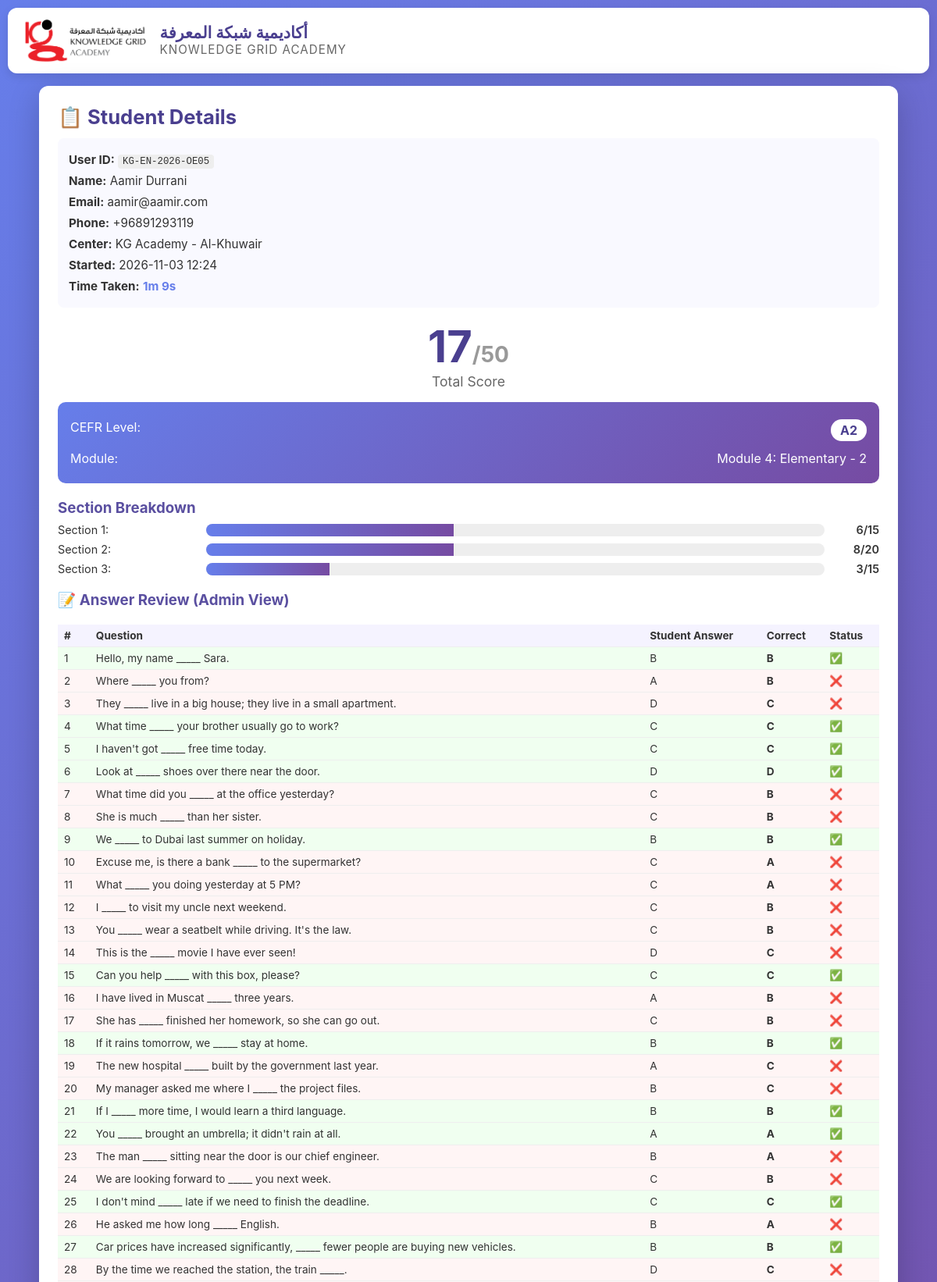
Screenshot of /admin/view/1 (signed in, upper part) with the database file from the repository.
### tables this page shows
CREATE TABLE attempts (
        id INTEGER PRIMARY KEY AUTOINCREMENT, user_id TEXT NOT NULL, user_name TEXT NOT NULL,
        user_email TEXT NOT NULL, user_phone TEXT NOT NULL, center TEXT NOT NULL,
        total_score INTEGER NOT NULL, cefr_level TEXT NOT NULL, module_assigned TEXT NOT NULL,
        section1_score INTEGER, section2_score INTEGER, section3_score INTEGER,
        answers TEXT, enrolled INTEGER DEFAULT 0, started_at TIMESTAMP, time_taken_seconds INTEGER,
        completed_at TIMESTAMP DEFAULT CURRENT_TIMESTAMP);

CREATE TABLE questions (
        id INTEGER PRIMARY KEY, section INTEGER NOT NULL, question_number INTEGER NOT NULL,
        question_text TEXT NOT NULL, option_a TEXT NOT NULL, option_b TEXT NOT NULL,
        option_c TEXT NOT NULL, option_d TEXT NOT NULL, correct_answer TEXT NOT NULL);

### app.py (the view)
@app.route("/admin/view/<int:attempt_id>")
@admin_required
def view_attempt(attempt_id):
    conn = get_db()
    attempt = conn.execute("SELECT * FROM attempts WHERE id=?", (attempt_id,)).fetchone()
    conn.close()
    if not attempt: return redirect(url_for("admin"))
    answers = json.loads(attempt["answers"]) if attempt["answers"] else {}
    review = []
    for q in get_questions():
        qid = str(q["question_number"])
        user_ans = answers.get(qid, "-")
        review.append({"number": q["question_number"], "text": q["question_text"], "user_answer": user_ans, "correct_answer": q["correct_answer"], "is_correct": user_ans == q["correct_answer"]})
    return render_template("admin_view.html", attempt=dict(attempt), review=review)

### app.py (called while the page is built)
def get_db():
    conn = sqlite3.connect(DB_PATH)
    conn.row_factory = sqlite3.Row
    return conn

def get_questions():
    conn = get_db()
    rows = conn.execute("SELECT * FROM questions ORDER BY question_number").fetchall()
    conn.close()
    return [dict(r) for r in rows]

@app.template_filter('format_time')
def format_time_filter(seconds):
    if not seconds: return "-"
    m, s = divmod(int(seconds), 60)
    h, m = divmod(m, 60)
    return f"{h}h {m}m" if h > 0 else f"{m}m {s}s"

def admin_required(f):
    from functools import wraps
    @wraps(f)
    def decorated(*args, **kwargs):
        if "admin_email" not in session: return redirect(url_for("admin_login"))
        return f(*args, **kwargs)
    return decorated

### templates/admin_view.html (shortened to what this page needs)
{% extends "base.html" %}
{% block content %}
<div class="card">
    <h1>📋 Student Details</h1>
    <div class="student-info">
        <div class="info-row"><strong>User ID:</strong> <code>{{ attempt.user_id }}</code></div>
        <div class="info-row"><strong>Name:</strong> {{ attempt.user_name }}</div>
        <div class="info-row"><strong>Email:</strong> {{ attempt.user_email }}</div>
        <div class="info-row"><strong>Phone:</strong> {{ attempt.user_phone }}</div>
        <div class="info-row"><strong>Center:</strong> {{ attempt.center }}</div>
        <div class="info-row"><strong>Started:</strong> {{ attempt.started_at[:16].replace('T', ' ') }}</div>
        <div class="info-row"><strong>Time Taken:</strong> <span style="color:#667eea; font-weight:bold;">{{ attempt.time_taken_seconds | format_time }}</span></div>
    </div>
    <div class="score-display">
        <div class="big-score">{{ attempt.total_score }}<span>/50</span></div>
        <div class="score-label">Total Score</div>
    </div>
    <div class="level-box">
        <div class="level-row"><span class="label">CEFR Level:</span><span class="value level-badge">{{ attempt.cefr_level }}</span></div>
        <div class="level-row"><span class="label">Module:</span><span class="value">{{ attempt.module_assigned }}</span></div>
    </div>
    <div class="section-scores">
        <h3>Section Breakdown</h3>
        <div class="bar-group"><span>Section 1:</span><div class="bar"><div class="fill" style="width: {{ (attempt.section1_score/15)*100 }}%"></div></div><span class="num">{{ attempt.section1_score }}/15</span></div>
        <div class="bar-group"><span>Section 2:</span><div class="bar"><div class="fill" style="width: {{ (attempt.section2_score/20)*100 }}%"></div></div><span class="num">{{ attempt.section2_score }}/20</span></div>
        <div class="bar-group"><span>Section 3:</span><div class="bar"><div class="fill" style="width: {{ (attempt.section3_score/15)*100 }}%"></div></div><span class="num">{{ attempt.section3_score }}/15</span></div>
    </div>
    <h3>📝 Answer Review (Admin View)</h3>
    <div class="table-scroll">
        <table class="review-table">
            <thead><tr><th>#</th><th>Question</th><th>Student Answer</th><th>Correct</th><th>Status</th></tr></thead>
            <tbody>
                {% for r in review %}
                <tr class="{{ 'correct' if r.is_correct else 'wrong' }}">
                    <td>{{ r.number }}</td>
                    <td>{{ r.text }}</td>
                    <td>{{ r.user_answer if r.user_answer != '-' else '—' }}</td>
                    <td><strong>{{ r.correct_answer }}</strong></td>
                    <td>{{ '✅' if r.is_correct else '❌' }}</td>
                </tr>
                {% endfor %}
            </tbody>
        </table>
    </div>
</div>
{% endblock %}

### static/style.css (style rules this page uses)
* { box-sizing: border-box; margin: 0; padding: 0; }
body { font-family: -apple-system, BlinkMacSystemFont, "Segoe UI", Roboto, sans-serif; background: linear-gradient(135deg, #667eea 0%, #764ba2 100%); min-height: 100vh; padding: 10px; color: #333; }
.card { background: #fff; border-radius: 12px; padding: 24px; box-shadow: 0 10px 40px rgba(0,0,0,0.2); margin-bottom: 20px; }
h1 { color: #4a3f8f; margin-bottom: 12px; font-size: 1.6em; }
h3 { color: #5a4fa0; margin: 8px 0; }
.score-display { text-align: center; margin: 16px 0; }
.big-score { font-size: 3.5em; font-weight: 700; color: #4a3f8f; }
.big-score span { font-size: 0.5em; color: #999; }
.score-label { font-size: 1.1em; color: #666; }
.level-box { background: linear-gradient(135deg, #667eea, #764ba2); color: #fff; padding: 16px; border-radius: 10px; margin: 16px 0; }
.level-row { display: flex; justify-content: space-between; padding: 6px 0; font-size: 1em; flex-wrap: wrap; }
.level-badge { background: #fff; color: #4a3f8f; padding: 4px 12px; border-radius: 20px; font-weight: 700; }
.section-scores { margin: 20px 0; }
.bar-group { display: flex; align-items: center; gap: 10px; margin: 8px 0; flex-wrap: wrap; }
.bar-group > span:first-child { flex: 0 0 180px; font-size: 0.9em; }
.bar { flex: 1; background: #eee; height: 16px; border-radius: 8px; overflow: hidden; min-width: 100px; }
.fill { height: 100%; background: linear-gradient(90deg, #667eea, #764ba2); }
.num { flex: 0 0 60px; text-align: right; font-weight: 600; font-size: 0.9em; }
.table-scroll { overflow-x: auto; -webkit-overflow-scrolling: touch; }
.review-table { width: 100%; border-collapse: collapse; font-size: 0.85em; margin-top: 12px; }
.review-table th, .review-table td { padding: 6px 8px; text-align: left; border-bottom: 1px solid #eee; }
.review-table th { background: #f5f3ff; }
.review-table tr.correct td { background: #f0fff0; }
.review-table tr.wrong td { background: #fff5f5; }
.student-info { background: #f9f9ff; padding: 14px; border-radius: 8px; margin: 12px 0; }
.info-row { padding: 4px 0; font-size: 0.95em; }
.info-row code { background: #eee; padding: 2px 6px; border-radius: 4px; }

### rows the page displays
attempts: user_id "KG-EN-2026-OE05", user_name "Aamir Durrani", user_email "aamir@aamir.com", user_phone "+96891293119", center "KG Academy - Al-Khuwair", started_at "2026-11-03 12:24", time_taken_seconds "1m 9s", total_score "17", cefr_level "A2", module_assigned "Module 4: Elementary - 2", section1_score "6", section2_score "8", section3_score "3"
questions: number "1", text "Hello, my name _____ Sara.", correct_answer "B", is_correct "✅"
questions: number "2", text "Where _____ you from?", user_answer "A", correct_answer "B", is_correct "❌"
questions: number "3", text "They _____ live in a big house; they live in a small apartment.", user_answer "D", correct_answer "C", is_correct "❌"
questions: number "4", text "What time _____ your brother usually go to work?", correct_answer "C", is_correct "✅"
questions: number "5", text "I haven't got _____ free time today.", correct_answer "C", is_correct "✅"
questions: number "6", text "Look at _____ shoes over there near the door.", correct_answer "D", is_correct "✅"
questions: number "7", text "What time did you _____ at the office yesterday?", user_answer "C", correct_answer "B", is_correct "❌"
questions: number "8", text "She is much _____ than her sister.", user_answer "C", correct_answer "B", is_correct "❌"
questions: number "9", text "We _____ to Dubai last summer on holiday.", correct_answer "B", is_correct "✅"
questions: number "10", text "Excuse me, is there a bank _____ to the supermarket?", user_answer "C", correct_answer "A", is_correct "❌"
questions: number "11", text "What _____ you doing yesterday at 5 PM?", user_answer "C", correct_answer "A", is_correct "❌"
questions: number "12", text "I _____ to visit my uncle next weekend.", user_answer "C", correct_answer "B", is_correct "❌"
questions: number "13", text "You _____ wear a seatbelt while driving. It's the law.", user_answer "C", correct_answer "B", is_correct "❌"
questions: number "14", text "This is the _____ movie I have ever seen!", user_answer "D", correct_answer "C", is_correct "❌"
questions: number "15", text "Can you help _____ with this box, please?", correct_answer "C", is_correct "✅"
questions: number "16", text "I have lived in Muscat _____ three years.", user_answer "A", correct_answer "B", is_correct "❌"
questions: number "17", text "She has _____ finished her homework, so she can go out.", user_answer "C", correct_answer "B", is_correct "❌"
questions: number "18", text "If it rains tomorrow, we _____ stay at home.", correct_answer "B", is_correct "✅"
questions: number "19", text "The new hospital _____ built by the government last year.", user_answer "A", correct_answer "C", is_correct "❌"
questions: number "20", text "My manager asked me where I _____ the project files.", user_answer "B", correct_answer "C", is_correct "❌"
questions: number "21", text "If I _____ more time, I would learn a third language.", correct_answer "B", is_correct "✅"
questions: number "22", text "You _____ brought an umbrella; it didn't rain at all.", correct_answer "A", is_correct "✅"
questions: number "23", text "The man _____ sitting near the door is our chief engineer.", user_answer "B", correct_answer "A", is_correct "❌"
questions: number "24", text "We are looking forward to _____ you next week.", user_answer "C", correct_answer "B", is_correct "❌"
questions: number "25", text "I don't mind _____ late if we need to finish the deadline.", correct_answer "C", is_correct "✅"
questions: number "26", text "He asked me how long _____ English.", user_answer "B", correct_answer "A", is_correct "❌"
questions: number "27", text "Car prices have increased significantly, _____ fewer people are buying new vehicles.", correct_answer "B", is_correct "✅"
questions: number "28", text "By the time we reached the station, the train _____.", user_answer "D", correct_answer "C", is_correct "❌"
